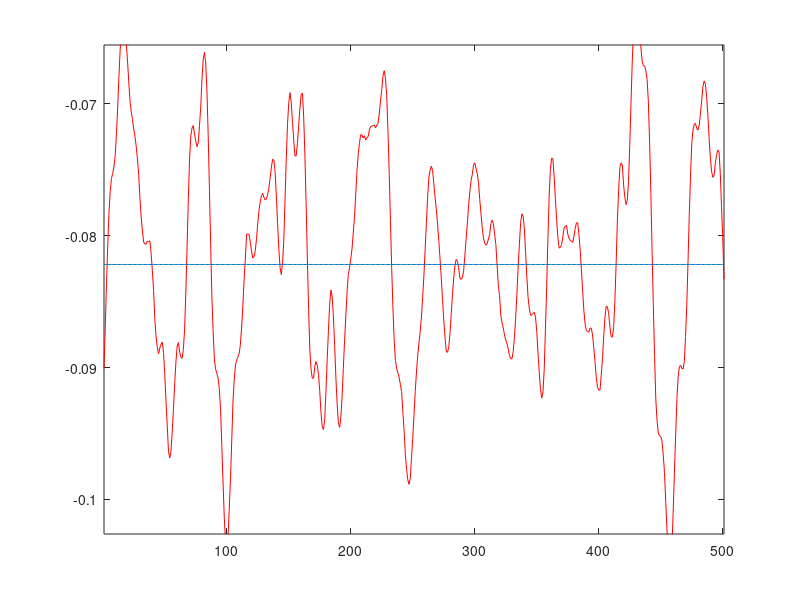

Source code (MATLAB): (Note: this script raises an error after producing the figure.)
function animacionTerminosFourier



%save('terB12N12a.mat', 'mfbeB12N12a')
%mfbeB12N12a(i,:) = manualFBT001(ffteB12N12a, I, 1);

load('terB12N12a.mat');
en = importdata('datosMallaPython/eB12N12a.dat');
Yp = mfbeB12N12a;


A = length(en)
a = length(Yp(1,:))

ap = abs(A-a) + 1


a = 1000;
b = 1500;

a+ap

B = length(en((a+ap):(b+ap)))
C = length(Yp(1,a:b))

Ae = a+ap-1;
Be = b+ap-1;

t = length(mfbeB12N12a(:,1));
t
x = 1:length(Yp(1,a:b));
y = real(Yp(1,a:b));

xmin = min(x);
xmax = max(x);
ymin = min(real(Yp(end,a:b)))
ymax = max(real(Yp(end,a:b)))


plot(x, en(Ae:Be), 'r')



axis([xmin xmax ymin ymax])



hold on
h = plot(x,y, 'YDataSource', 'y');


for m=2:10
    m
    axis([xmin xmax ymin ymax])
    y = real(Yp(m,a:b));
    refreshdata(h,'caller')
    drawnow; 
    pause(.7)
end

%
%y = funcionPulsoCuadrado(t, t(1), to, A);
%
%%g = GraficaVelocidadExp(t, A, A);
%%
%%plot(t, g, 'r')
%
%%hold on
%
%%plot([0 0], [0 5*A], 'r')
%
%h = plot(t, y, 'YDataSource', 'y', 'LineWidth', 2);
%
%
%
%%for m = 2:length(t)
%for m = 2:3
%	
%	%axis([t(1) t(length(t)) -1 (A + 5)])
%	axis([t(1) t(length(t)) -1 ((1.5)*A)])
%	y = funcionPulsoCuadrado(t, t(m), to, A);
%	refreshdata(h, 'caller')
%	drawnow;
%	pause(.0005)
%end
%
%figure(2)
%y = funcionPulsoCuadrado(t, -6, to, A);
%filename='funcionPulsoCuadradoFijo1.txt';
%fid = fopen(filename, 'w');
%fprintf(fid, '%f  %f\n', [t; y]);
%plot(t, y, 'b')
%axis([t(1) t(length(t)) -1 ((1.5)*A)])
%grid on
%
%

